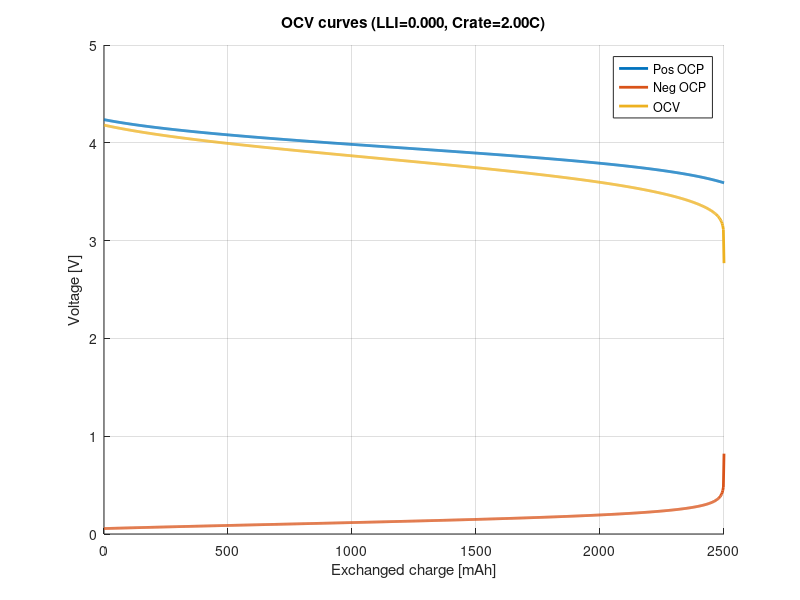
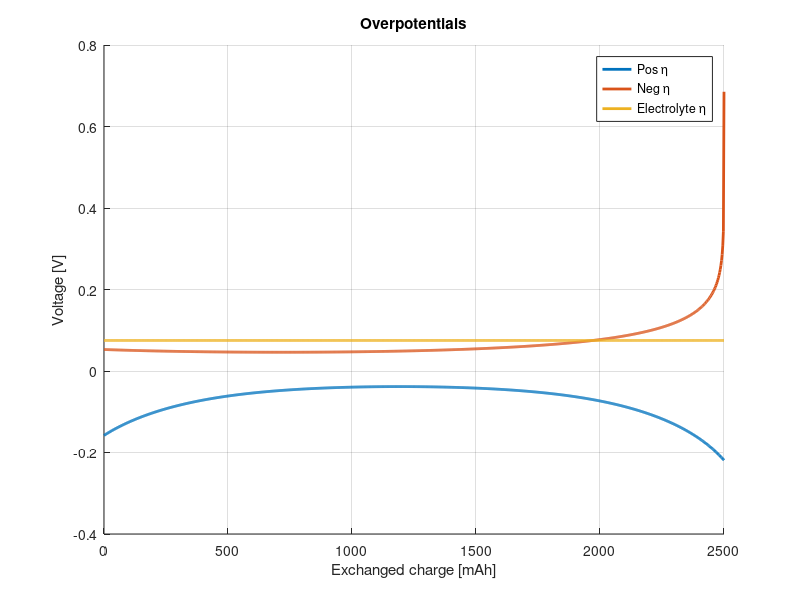
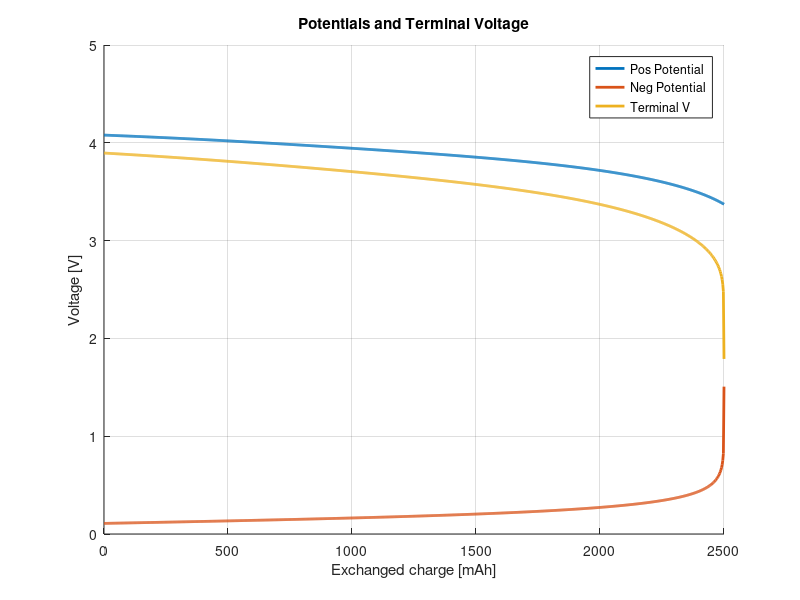
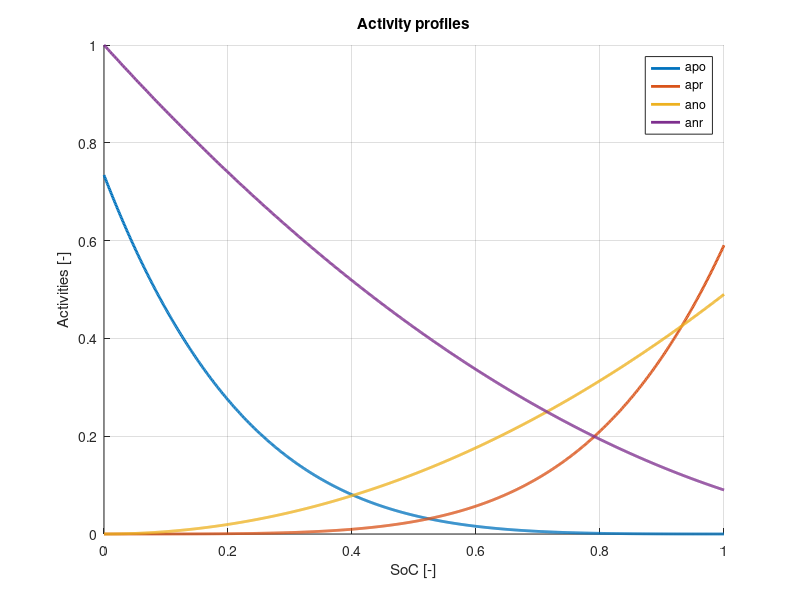

These charts were generated, in order, by the following MATLAB code:
% Li-ion lumped model
% Runs open-circuit and simple kinetic+ohmic model vs SoC

clearvars
close all
clc

%% ----------------- USER / PHYSICAL CONSTANTS -----------------
T    = 303;              % K
R    = 8.314;            % J/(mol K)
F    = 96485;            % C/mol
alfa = 0.5;              % charge transfer symmetry factor (dimensionless)
b    = R*T/F/alfa;       % prefactor in overpotential expression (V)

%% ----------------- DEGRADATION / CAPACITY -----------------
LLI    = 0.00;           % Loss of lithium inventory (fraction), 0..1
C_n    = 2.5 * (1 - LLI);% Nominal battery capacity [Ah] (affected by LLI)

%% ----------------- NEGATIVE ELECTRODE PARAMETERS --------------
xnomin = 1e-6;           % stoichiometry lower bound (neg)
xnomax = 0.7;            % stoichiometry upper bound (neg)
nn     = 2;              % exponent to map stoichiometry->activity
Fkn    = 10;             % scale for j0 (A) - empirical parameter
E0n    = 0.1;            % reference potential negative electrode [V]

%% ----------------- POSITIVE ELECTRODE PARAMETERS --------------
xprmin = 0.06;           % positive electrode reference stoich min
xprmax = 0.9;
xpomin = 1 - xprmax;     % mapping used by original code
xpomax = 1 - xprmin;
np     = 5;              % exponent to map stoichiometry->activity
Fkp    = 100;            % scale for j0 (A) - empirical parameter
E0p    = 3.95;           % reference potential positive electrode [V]

%% ----------------- ELECTROLYTE / OHMICS ----------------------
Re     = 15e-3;          % electrolyte/pack resistance [Ohm]
% You may increase Re with LLI to mimic SEI growth increasing internal resistance:
% Re = Re*(1 + k * LLI) where k is chosen empirically.

%% ----------------- SIMULATION GRID / CURRENT ------------------
SoC    = 0:0.001:1;       % state-of-charge vector (0..1)
npts   = numel(SoC);

% Discharge/charge choice
DC     = 1;              % = 1 discharge, = -1 charge
Crate  = 2;              % C-rate [1/h] (2C means discharge in 0.5 h)

% Current magnitude (A).
% NOTE: C_n is [Ah], Crate is [1/h] -> C_n*Crate is [A].
j      = DC * C_n * Crate;   % signed current (A). positive => discharge here.

%% ----------------- ACTIVITIES (simple power-law mapping) ------------
% Activities computed from stoichiometry; powers nn/np used to mimic
% concentration dependence (simple phenomenological model).
ano = ((xnomax - xnomin) * (1 - LLI) .* SoC + xnomin) .^ nn;       % Li in negative (active)
anr = (1 - xnomin - (xnomax - xnomin) * (1 - LLI) .* SoC) .^ nn;   % vacant in neg
apo = ((xpomax - xpomin) * (1 - SoC) * (1 - LLI) + xpomin) .^ np;  % Li in positive
apr = (1 - xpomin - (xpomax - xpomin) * (1 - SoC) * (1 - LLI)) .^ np;% vacant in pos

% Numerical safety: avoid log(0) or extremely small values
tiny = 1e-12;
ano = max(ano, tiny);
anr = max(anr, tiny);
apo = max(apo, tiny);
apr = max(apr, tiny);

%% ----------------- OCV calculation (simple Nernst-like) ------------
Ep = E0p + (R*T/F) * log(apr ./ apo);   % positive electrode potential vs Li/Li+
En = E0n + (R*T/F) * log(anr ./ ano);   % negative electrode potential vs Li/Li+
OCV = Ep - En;                          % open circuit cell voltage

%% ----------------- Kinetics: exchange-like currents j0 (A) ----------
% j0 ~ Fk * a_ox^(1-alfa) * a_red^alfa  (very simplified)
jp = Fkp * apo.^(1 - alfa) .* apr.^alfa;  % pos electrode effective j0 (A)
jn = Fkn * ano.^(1 - alfa) .* anr.^alfa;  % neg electrode effective j0 (A)

% Avoid jp/jn being zero
jp = max(jp, tiny);
jn = max(jn, tiny);

%% ----------------- OVERPOTENTIALS --------------------------------
% Use signed current in asinh so that charge/discharge flip sign correctly.
% Butler-Volmer small/large current approx: eta = ± b * asinh(j/(2*j0))
etap = - b * asinh( j ./ (2 * jp) );   % positive electrode overpotential
etan =   b * asinh( j ./ (2 * jn) );   % negative electrode overpotential

% Ohmic drop (electrolyte + internal resistance), sign follows current.
etae = Re * j * ones(size(SoC));

% Terminal voltage (accounting for electrode overpotentials and ohmic drop)
V_terminal = (Ep + etap) - (En + etan) - etae;

%% ----------------- DIAGNOSTICS: check for NaNs/Inf ----------------
if any(~isfinite([Ep, En, OCV, etap, etan, etae, V_terminal]))
    warning('Some computed values are non-finite. Check stoichiometry / activity ranges and tiny clamping.');
end

%% ----------------- PLOTS ------------------------------------------
mAh_exchanged = (1 - SoC) * C_n * 1000; % mAh on x-axis (like original)

figure('Name', 'Open-circuit condition'); hold on
plot(mAh_exchanged, Ep,  'LineWidth', 2);
plot(mAh_exchanged, En,  'LineWidth', 2);
plot(mAh_exchanged, OCV, 'LineWidth', 2);
legend('Pos OCP','Neg OCP','OCV','Location','Best');
grid on
xlabel('Exchanged charge [mAh]');
ylabel('Voltage [V]');
title(sprintf('OCV curves (LLI=%.3f, Crate=%.2fC)', LLI, Crate))

figure('Name', 'Overpotentials'); hold on
plot(mAh_exchanged, etap, 'LineWidth', 2);
plot(mAh_exchanged, etan, 'LineWidth', 2);
plot(mAh_exchanged, etae, 'LineWidth', 2);
legend('Pos \eta','Neg \eta','Electrolyte \eta','Location','Best');
grid on
xlabel('Exchanged charge [mAh]');
ylabel('Voltage [V]');
title('Overpotentials')

figure('Name', 'Battery operation'); hold on
plot(mAh_exchanged, Ep + etap, 'LineWidth', 2);
plot(mAh_exchanged, En + etan, 'LineWidth', 2);
plot(mAh_exchanged, V_terminal, 'LineWidth', 2);
legend('Pos Potential','Neg Potential','Terminal V','Location','Best');
grid on
xlabel('Exchanged charge [mAh]');
ylabel('Voltage [V]');
title('Potentials and Terminal Voltage')

figure('Name', 'Activities'); hold on
plot(SoC, apo, 'LineWidth', 2);
plot(SoC, apr, 'LineWidth', 2);
plot(SoC, ano, 'LineWidth', 2);
plot(SoC, anr, 'LineWidth', 2);
legend('apo','apr','ano','anr','Location','Best');
grid on
xlabel('SoC [-]');
ylabel('Activities [-]');
title('Activity profiles')

%% ----------------- PRINT SUMMARY ---------------------------------
fprintf('Summary:\n');
fprintf(' C_n = %.3f Ah, Crate = %.2fC -> |I| = %.3f A (signed I = %.3f A)\n', C_n, Crate, abs(C_n*Crate), j);
fprintf(' Min terminal V = %.3f V, Max terminal V = %.3f V\n', min(V_terminal), max(V_terminal));
